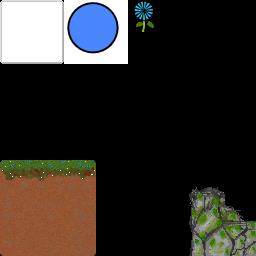

A 2D game scene composited from a Tiled map and its tileset images. What follows is a short description and the map's XML, with every tile layer's data as written:
An orthogonal 8x8 tile map with 32x32 px tiles, 1 tile layer (Tile Layer 1).

<map version="1.2" tiledversion="1.3.4" orientation="orthogonal" renderorder="right-down" width="8" height="8" tilewidth="32" tileheight="32" infinite="0" nextlayerid="2" nextobjectid="1">
 <tileset firstgid="1" name="imgs" tilewidth="96" tileheight="96" tilecount="5" columns="0">
  <grid orientation="orthogonal" width="1" height="1" />
  <tile id="3">
   <image width="64" height="64" source="../png/blockA.png" />
  </tile>
  <tile id="4">
   <image width="64" height="64" source="../png/weirdblock.png" />
  </tile>
  <tile id="5">
   <image width="32" height="32" source="../png/testflower.png" />
  </tile>
  <tile id="6">
   <image width="96" height="96" source="../png/dirtTilesA.png" />
  </tile>
  <tile id="7">
   <image width="96" height="96" source="../png/rockDemoTilesA.png" />
  </tile>
 </tileset>
 <layer id="1" name="Tile Layer 1" width="8" height="8">
  <data encoding="csv">
0,0,0,0,6,0,0,0,
4,0,5,0,0,0,0,0,
0,0,0,0,0,0,0,0,
0,0,0,0,0,0,0,0,
0,0,0,0,0,0,0,0,
0,0,0,0,0,0,0,0,
0,0,0,0,0,0,0,0,
7,0,0,0,0,8,0,0
</data>
 </layer>
</map>